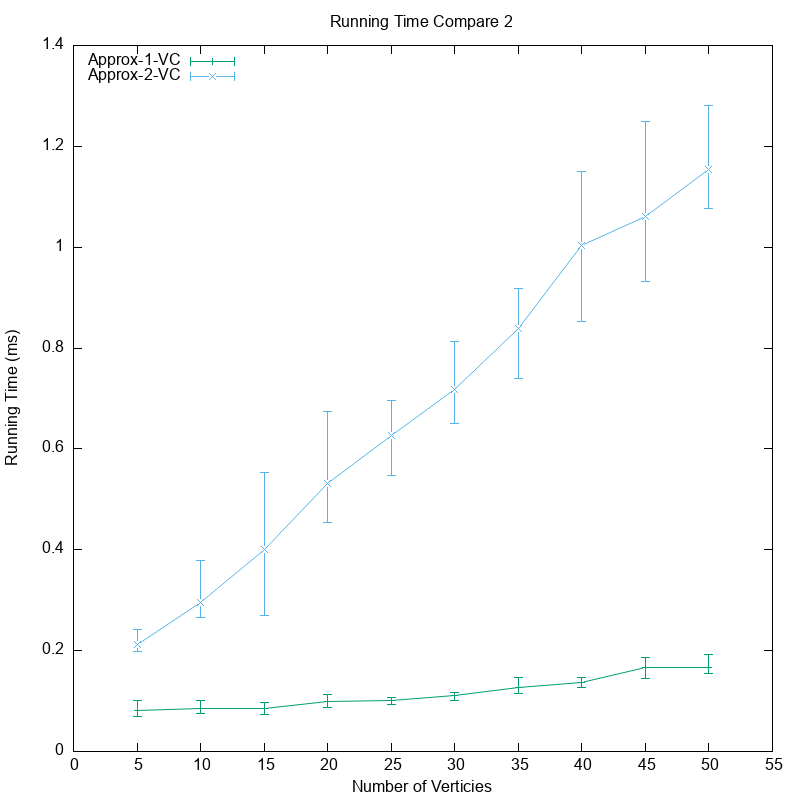

The script that saved this image:
set datafile separator ","
set xlabel "Number of Verticies"
set ylabel "Running Time (ms)" 
# set ylabel "Effective Ratio" 
set title "Running Time Compare 2"

# Set the range of the axes
set xrange [0:55]
set yrange [0:*]

# Define the style of the error regions
set style fill solid 0.5 border

# Set key left
set key left

# Plot the data from the CSV file with low and high y values
# plot "data.csv" using 1:2:3:4 with yerrorlines  title "CNF-SAT-VC"

set term png size 800,800
set output "RTC2.png"

plot 'Running Time Compare 3.csv' using 1:5:($6):($7) with yerrorlines title "Approx-1-VC" dt 2 lc 2 lt 32, \
     '' using 1:8:($9):($10) with yerrorlines title "Approx-2-VC" dt 3 lc 3 lt 32
